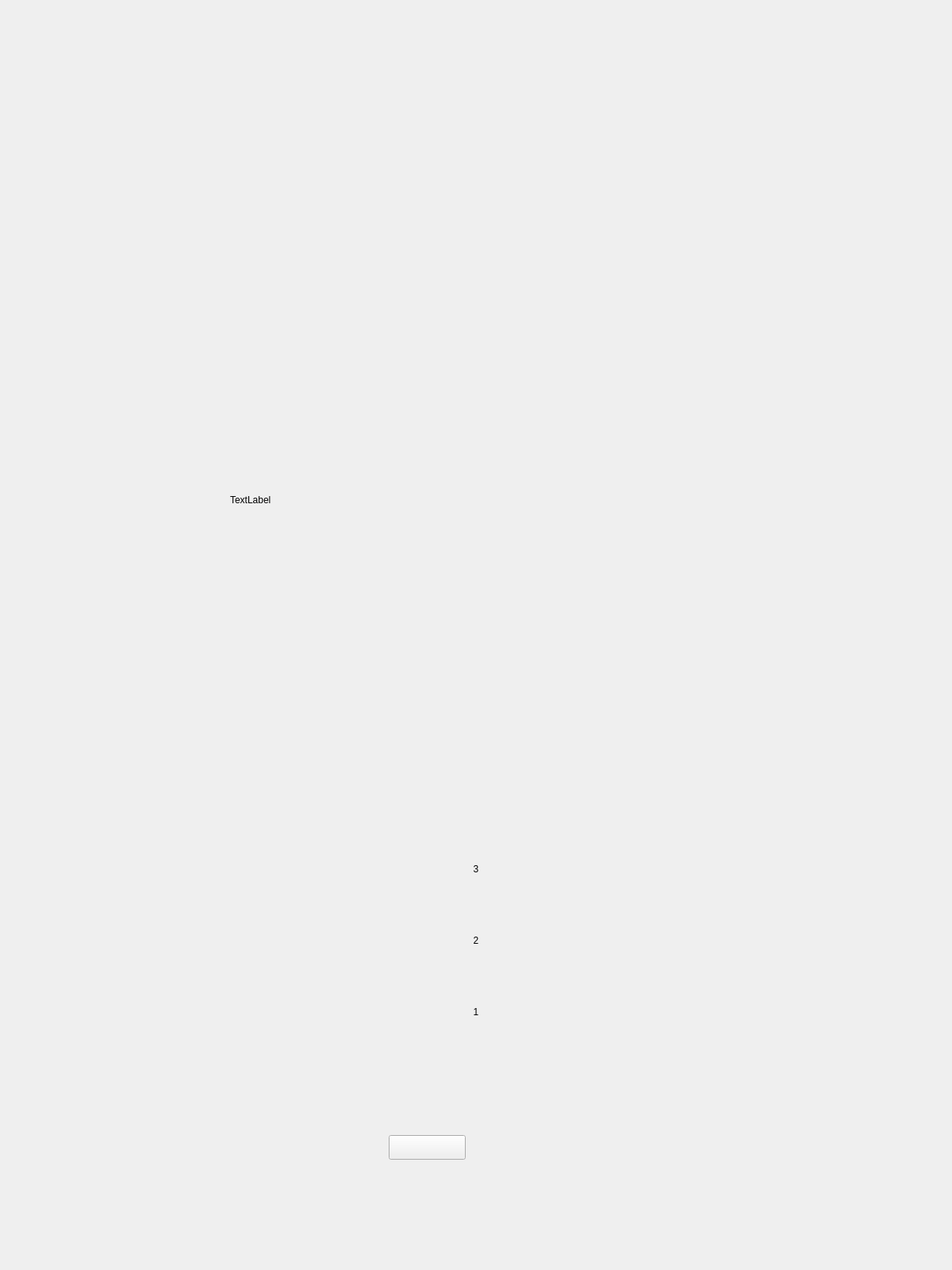
<?xml version="1.0" encoding="UTF-8"?>
<ui version="4.0">
 <class>inExperimentUi</class>
 <widget class="QWidget" name="inExperimentUi">
  <property name="geometry">
   <rect>
    <x>0</x>
    <y>0</y>
    <width>1200</width>
    <height>1600</height>
   </rect>
  </property>
  <property name="baseSize">
   <size>
    <width>1080</width>
    <height>1600</height>
   </size>
  </property>
  <property name="windowTitle">
   <string>Form</string>
  </property>
  <widget class="QLabel" name="lblWaittingGif">
   <property name="geometry">
    <rect>
     <x>290</x>
     <y>430</y>
     <width>400</width>
     <height>400</height>
    </rect>
   </property>
   <property name="text">
    <string>TextLabel</string>
   </property>
  </widget>
  <widget class="QPushButton" name="btnPauseExperi">
   <property name="geometry">
    <rect>
     <x>490</x>
     <y>1430</y>
     <width>97</width>
     <height>31</height>
    </rect>
   </property>
   <property name="sizePolicy">
    <sizepolicy hsizetype="Preferred" vsizetype="Preferred">
     <horstretch>0</horstretch>
     <verstretch>0</verstretch>
    </sizepolicy>
   </property>
   <property name="text">
    <string/>
   </property>
  </widget>
  <widget class="QLabel" name="lblNoticeText_1st">
   <property name="geometry">
    <rect>
     <x>100</x>
     <y>1250</y>
     <width>1000</width>
     <height>50</height>
    </rect>
   </property>
   <property name="text">
    <string>1</string>
   </property>
   <property name="alignment">
    <set>Qt::AlignCenter</set>
   </property>
  </widget>
  <widget class="QLabel" name="lblNoticeText_2nd">
   <property name="geometry">
    <rect>
     <x>100</x>
     <y>1160</y>
     <width>1000</width>
     <height>50</height>
    </rect>
   </property>
   <property name="text">
    <string>2</string>
   </property>
   <property name="alignment">
    <set>Qt::AlignCenter</set>
   </property>
  </widget>
  <widget class="QLabel" name="lblNoticeText_3rd">
   <property name="geometry">
    <rect>
     <x>100</x>
     <y>1070</y>
     <width>1000</width>
     <height>50</height>
    </rect>
   </property>
   <property name="text">
    <string>3</string>
   </property>
   <property name="alignment">
    <set>Qt::AlignCenter</set>
   </property>
  </widget>
  <widget class="QLabel" name="lblImage">
   <property name="geometry">
    <rect>
     <x>0</x>
     <y>0</y>
     <width>1200</width>
     <height>1004</height>
    </rect>
   </property>
   <property name="text">
    <string/>
   </property>
  </widget>
 </widget>
 <resources/>
 <connections/>
</ui>
